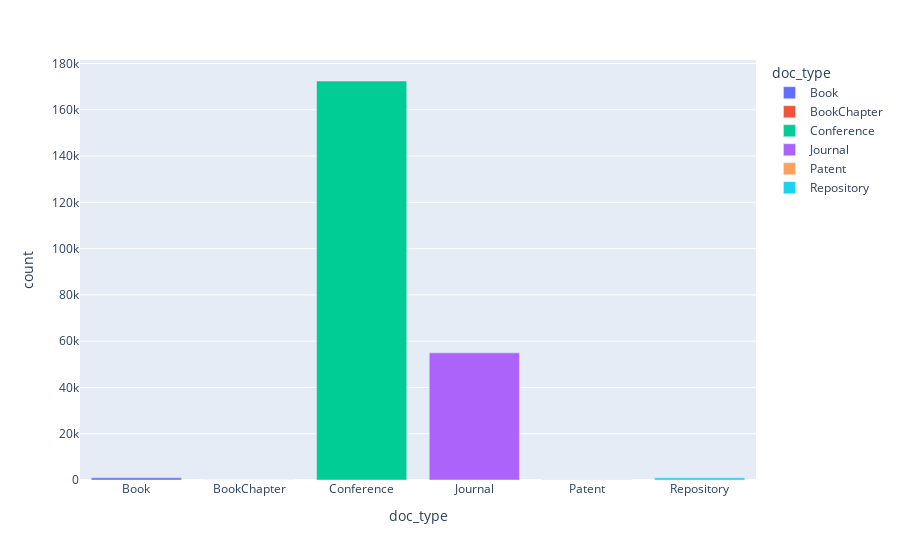

Notebook source saved alongside this figure:
### Markdown cell above
## col: doc_type

### Code cell
temp = df.groupby('doc_type')[['doc_type']].count()
temp.columns = ['count']
temp = temp.reset_index()

fig = px.bar(temp, x='doc_type', y='count', color='doc_type')
fig.show()

### Figure 1 — Plotly figure (JSON) as saved in the notebook; plotly's stock layout.template omitted (floating-point values rounded to 4 significant figures)
{"data": [{"alignmentgroup": "True", "hovertemplate": "doc_type=%{x}<br>count=%{y}<extra></extra>", "legendgroup": "Book", "marker": {"color": "#636efa", "pattern": {"shape": ""}}, "name": "Book", "offsetgroup": "Book", "orientation": "v", "showlegend": true, "textposition": "auto", "type": "bar", "x": ["Book"], "xaxis": "x", "y": [922], "yaxis": "y"}, {"alignmentgroup": "True", "hovertemplate": "doc_type=%{x}<br>count=%{y}<extra></extra>", "legendgroup": "BookChapter", "marker": {"color": "#EF553B", "pattern": {"shape": ""}}, "name": "BookChapter", "offsetgroup": "BookChapter", "orientation": "v", "showlegend": true, "textposition": "auto", "type": "bar", "x": ["BookChapter"], "xaxis": "x", "y": [4], "yaxis": "y"}, {"alignmentgroup": "True", "hovertemplate": "doc_type=%{x}<br>count=%{y}<extra></extra>", "legendgroup": "Conference", "marker": {"color": "#00cc96", "pattern": {"shape": ""}}, "name": "Conference", "offsetgroup": "Conference", "orientation": "v", "showlegend": true, "textposition": "auto", "type": "bar", "x": ["Conference"], "xaxis": "x", "y": [172439], "yaxis": "y"}, {"alignmentgroup": "True", "hovertemplate": "doc_type=%{x}<br>count=%{y}<extra></extra>", "legendgroup": "Journal", "marker": {"color": "#ab63fa", "pattern": {"shape": ""}}, "name": "Journal", "offsetgroup": "Journal", "orientation": "v", "showlegend": true, "textposition": "auto", "type": "bar", "x": ["Journal"], "xaxis": "x", "y": [54956], "yaxis": "y"}, {"alignmentgroup": "True", "hovertemplate": "doc_type=%{x}<br>count=%{y}<extra></extra>", "legendgroup": "Patent", "marker": {"color": "#FFA15A", "pattern": {"shape": ""}}, "name": "Patent", "offsetgroup": "Patent", "orientation": "v", "showlegend": true, "textposition": "auto", "type": "bar", "x": ["Patent"], "xaxis": "x", "y": [78], "yaxis": "y"}, {"alignmentgroup": "True", "hovertemplate": "doc_type=%{x}<br>count=%{y}<extra></extra>", "legendgroup": "Repository", "marker": {"color": "#19d3f3", "pattern": {"shape": ""}}, "name": "Repository", "offsetgroup": "Repository", "orientation": "v", "showlegend": true, "textposition": "auto", "type": "bar", "x": ["Repository"], "xaxis": "x", "y": [920], "yaxis": "y"}], "layout": {"barmode": "relative", "legend": {"title": {"text": "doc_type"}, "tracegroupgap": 0}, "margin": {"t": 60}, "xaxis": {"anchor": "y", "categoryarray": ["Book", "BookChapter", "Conference", "Journal", "Patent", "Repository"], "categoryorder": "array", "domain": [0, 1], "title": {"text": "doc_type"}}, "yaxis": {"anchor": "x", "domain": [0, 1], "title": {"text": "count"}}}}
